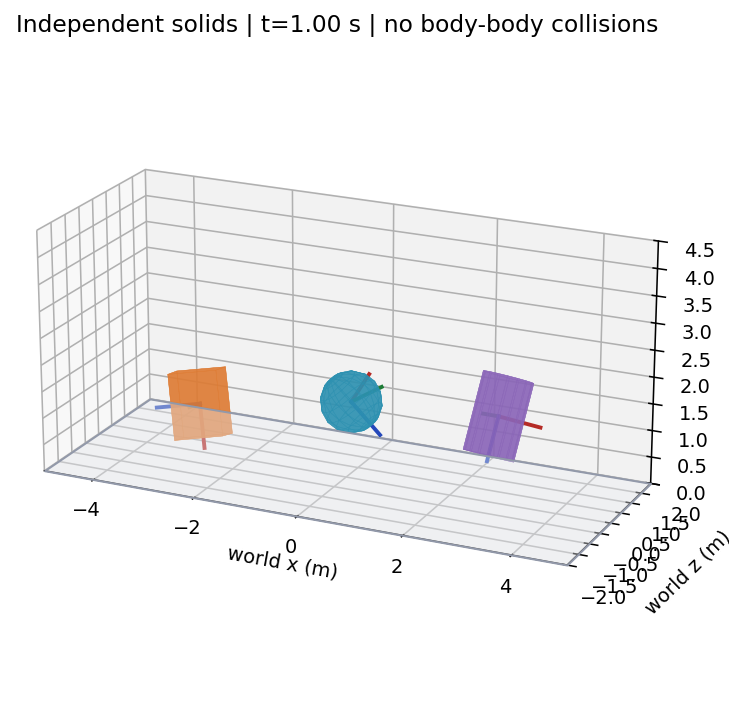

Recreate this plot in Python.
"""Three independent rotating solids: headless numerics or Matplotlib animation."""

import argparse
import math
from .geometry import Prism, Sphere, Cylinder, ground_support, world_mesh
from .rigid import RigidState, advance
from .spatial import add, rotate


def simulate():
    """Deterministic 3 s scene at 240 Hz, sampled at 30 Hz; no body collisions."""
    shapes = (Prism(2, 1.2, .7, .9), Sphere(1.5, .55), Cylinder(2.5, .45, 1.4))
    states = [RigidState((-3, 2.5, 0), (.1, 0, 0), omega=(1, .7, 1.3)),
              RigidState((0, 3.2, 0), (.1, 0, 0), omega=(1.5, 1, .5)),
              RigidState((3, 2.8, 0), (-.1, 0, 0),
                         (math.cos(.4), math.sin(.4), 0, 0), (1.2, .7, 1))]
    frames = [tuple(states)]
    impacts = [0, 0, 0]
    for n in range(720):
        for i, shape in enumerate(shapes):
            states[i], contact = advance(states[i], shape, 1/240, restitution=.65)
            if contact is not None and contact.impulse > 0:
                impacts[i] += 1
            clearance = ground_support(shape, states[i].position, states[i].orientation)[1]
            if clearance < -1e-10:
                raise RuntimeError("endpoint ground projection failed")
        if (n+1) % 8 == 0:
            frames.append(tuple(states))
    if not all(impacts):
        raise RuntimeError("showcase must exercise impact for every shape")
    return shapes, frames, impacts


def draw_scene(shapes, states, axes):
    """Map world (x,y,z) to plot (x,z,y), keeping world y visibly up."""
    from mpl_toolkits.mplot3d.art3d import Poly3DCollection

    axes.clear()
    axes.add_collection3d(Poly3DCollection(
        [[(-5, -2, 0), (5, -2, 0), (5, 2, 0), (-5, 2, 0)]],
        facecolor='#e7e9ee', edgecolor='#9299aa', alpha=.4))
    for shape, state, color in zip(shapes, states, ('#de7b33', '#2d91b1', '#8a65b8')):
        faces = [[(x, z, y) for x, y, z in face]
                 for face in world_mesh(shape, state.position, state.orientation, 16)]
        axes.add_collection3d(Poly3DCollection(faces, facecolor=color,
                                             edgecolor=color, linewidth=.2, alpha=.7))
        # All three body axes make the sphere's otherwise invisible spin observable.
        length = .8
        for axis, marker_color in zip(((length, 0, 0), (0, length, 0), (0, 0, length)),
                                      ('#b52b26', '#1c7c35', '#2448bb')):
            end = add(state.position, rotate(state.orientation, axis))
            p = state.position
            axes.plot((p[0], end[0]), (p[2], end[2]), (p[1], end[1]), color=marker_color, linewidth=2)
    axes.set(xlim=(-5, 5), ylim=(-2, 2), zlim=(0, 4.5),
             xlabel='world x (m)', ylabel='world z (m)', zlabel='world y (m)',
             title=f'Independent solids | t={states[0].time:.2f} s | no body-body collisions')
    axes.set_box_aspect((10, 4, 4.5))
    axes.view_init(elev=20, azim=-65)


def main(argv=None):
    parser = argparse.ArgumentParser(description=__doc__)
    parser.add_argument('--headless', action='store_true', help='numerical verification, no plotting imports')
    parser.add_argument('--snapshot', help='optional PNG at t=1 s using Agg, no window')
    args = parser.parse_args(argv)
    shapes, frames, impacts = simulate()
    for shape, state, count in zip(shapes, frames[-1], impacts):
        print(type(shape).__name__, 'steps=', state.step_count, 'time=', round(state.time, 9),
              'position=', tuple(round(x, 6) for x in state.position),
              'omega=', tuple(round(x, 6) for x in state.omega), 'impacts=', count)
    if args.headless and not args.snapshot:
        return 0
    import matplotlib
    if args.snapshot:
        matplotlib.use('Agg')
    import matplotlib.pyplot as plt
    figure = plt.figure(figsize=(11, 6))
    axes = figure.add_subplot(111, projection='3d')
    if args.snapshot:
        draw_scene(shapes, frames[30], axes)
        figure.savefig(args.snapshot, dpi=140, bbox_inches='tight')
        plt.close(figure)
    else:
        from matplotlib.animation import FuncAnimation
        animation = FuncAnimation(figure, lambda i: draw_scene(shapes, frames[i], axes),
                                  frames=len(frames), interval=1000/30, repeat=True)
        plt.show()
        # Keep the animation alive until the window closes.
        del animation
    return 0


if __name__ == '__main__':
    raise SystemExit(main())
